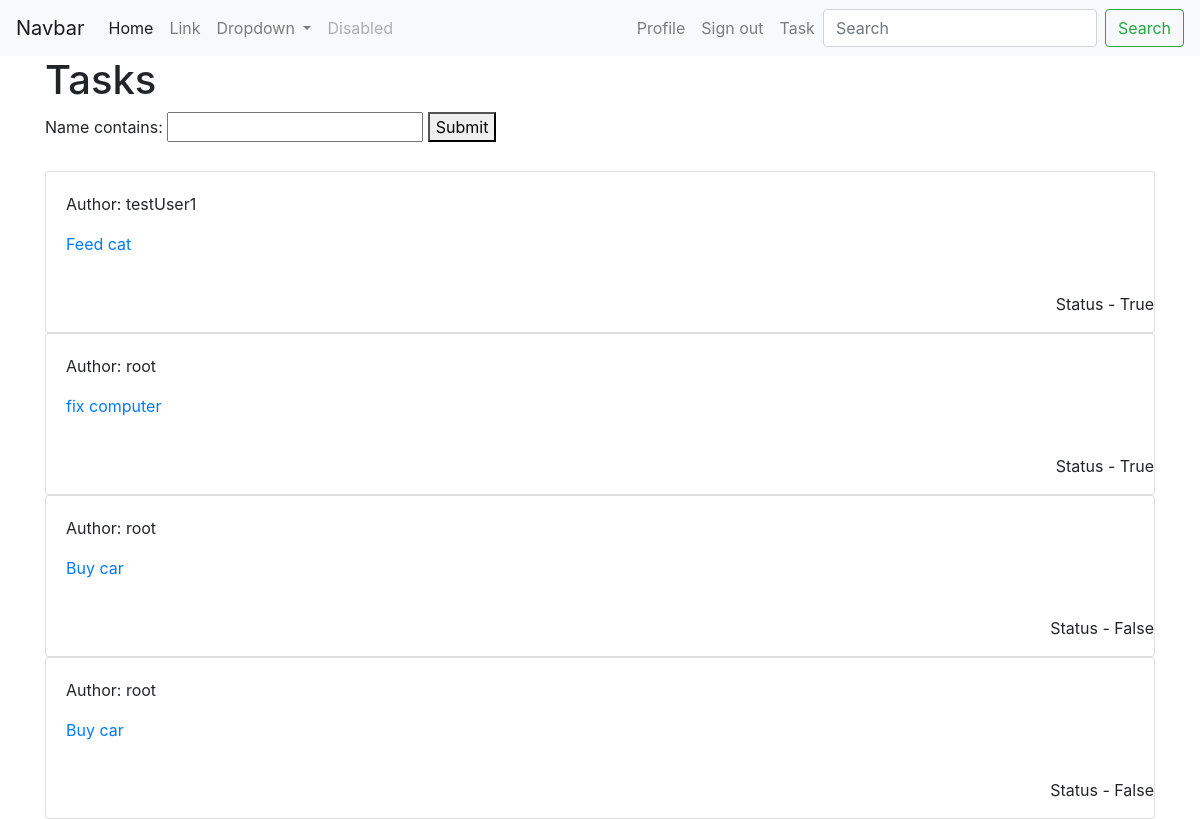
The app's page / (signed in), older data.
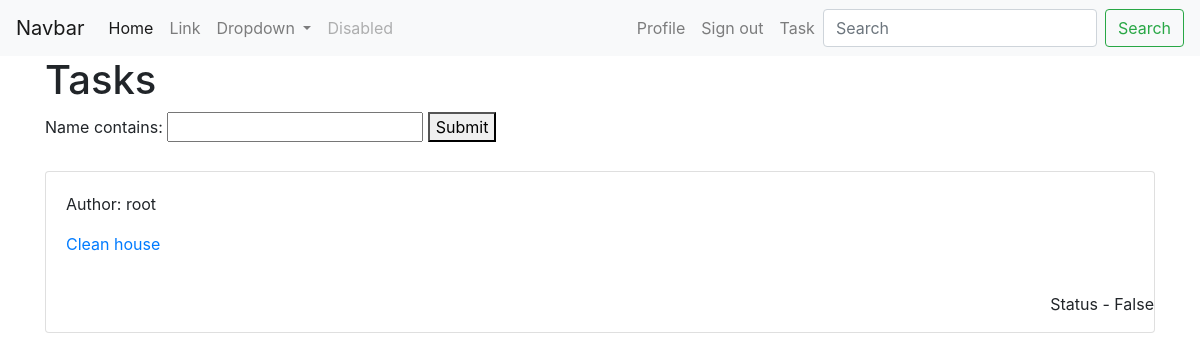
The same page, newer data.
### todo/models.py (models this page shows, shortened)
class Task(models.Model):
    name = models.CharField(max_length=100)
    status = models.BooleanField(default=False)
    desc = models.TextField(default=None)
    author = models.ForeignKey(User, on_delete=models.CASCADE)

### todo/views.py (the view)
# urls.py: path('', views.TaskListView.as_view(template_name='todo/home.html'), name='todo-home'),
class TaskListView(LoginRequiredMixin, ListView):
    queryset = Task.objects.all()
    context_object_name = 'tasks'
    def get_queryset(self):
        queryset = super().get_queryset()
        self.filterset = TodoFilter(self.request.GET, queryset=queryset)
        return self.filterset.qs
    def get_context_data(self, **kwargs):
        context = super().get_context_data(**kwargs)
        context['form'] = self.filterset.form
        return context

### todo/templates/todo/home.html (shortened to what this page needs)
{% extends 'todo/base.html' %}
{% block content %}
    <h1>Tasks</h1>
    <form method="GET">
        {{ form }}
        <button type="submit">Submit</button>
    </form>
    <br>
    {% for task in tasks %}
    <div class="card">
        <div class="card-body">
          <p>Author: {{ task.author }}</p>
          <p><a href="{% url 'task-detail' task.id %}">{{ task.name }}</a></p>
        </div>
        <div class="ml-auto">
            <p>Status - {{ task.status }}</p>
        </div>
    </div>
    {% endfor %}
{% endblock content %}

### todo/templates/todo/base.html (shortened to what this page needs)
<!DOCTYPE html>
<html lang="en">
  <head>
    <link rel="stylesheet" href="https://cdn.jsdelivr.net/npm/bootstrap@4.3.1/dist/css/bootstrap.min.css">
  </head>
  <body>
    <nav class="navbar navbar-expand-lg navbar-light bg-light">
        <a class="navbar-brand" href="#">Navbar</a>
        <div class="collapse navbar-collapse" id="navbarSupportedContent">
          <ul class="navbar-nav mr-auto">
            <li class="nav-item active">
              <a class="nav-link" href="{% url 'todo-home' %}">Home <span class="sr-only">(current)</span></a>
            </li>
            <li class="nav-item">
              <a class="nav-link" href="#">Link</a>
            </li>
            <li class="nav-item dropdown">
              <a class="nav-link dropdown-toggle" href="#" id="navbarDropdown" role="button" data-toggle="dropdown" aria-haspopup="true" aria-expanded="false">
                Dropdown
              </a>
            </li>
            <li class="nav-item">
              <a class="nav-link disabled" href="#" tabindex="-1" aria-disabled="true">Disabled</a>
            </li>
          </ul>
          <ul class="navbar-nav ml-2">
            {% if user.is_authenticated %}
                <li class="nav-item">
                    <a class="nav-link" href="#">Profile</a>
                </li>
                <li class="nav-item">
                    <a class="nav-link" href="{% url 'logout' %}">Sign out</a>
                </li>
                <li class="nav-item">
                    <a class="nav-link" href="{% url 'task-create' %}">Task</a>
                </li>
            {% endif %}
          </ul>
          <form class="form-inline my-2 my-lg-0">
            <input class="form-control mr-sm-2" type="search" placeholder="Search" aria-label="Search">
            <button class="btn btn-outline-success my-2 my-sm-0" type="submit">Search</button>
          </form>
        </div>
    </nav>
    <div class="container">
        {% block content %}
        {% endblock content %}
    </div>
  </body>
</html>

Row changes from the older to the newer data that the page shows:
removed Task: author "testUser1", name "Feed cat", status "True"
removed Task: author "root", name "fix computer", status "True"
removed Task: author "root", name "Buy car", status "False"
removed Task: author "root", name "Buy car", status "False"
added Task: author "root", name "Clean house", status "False"
